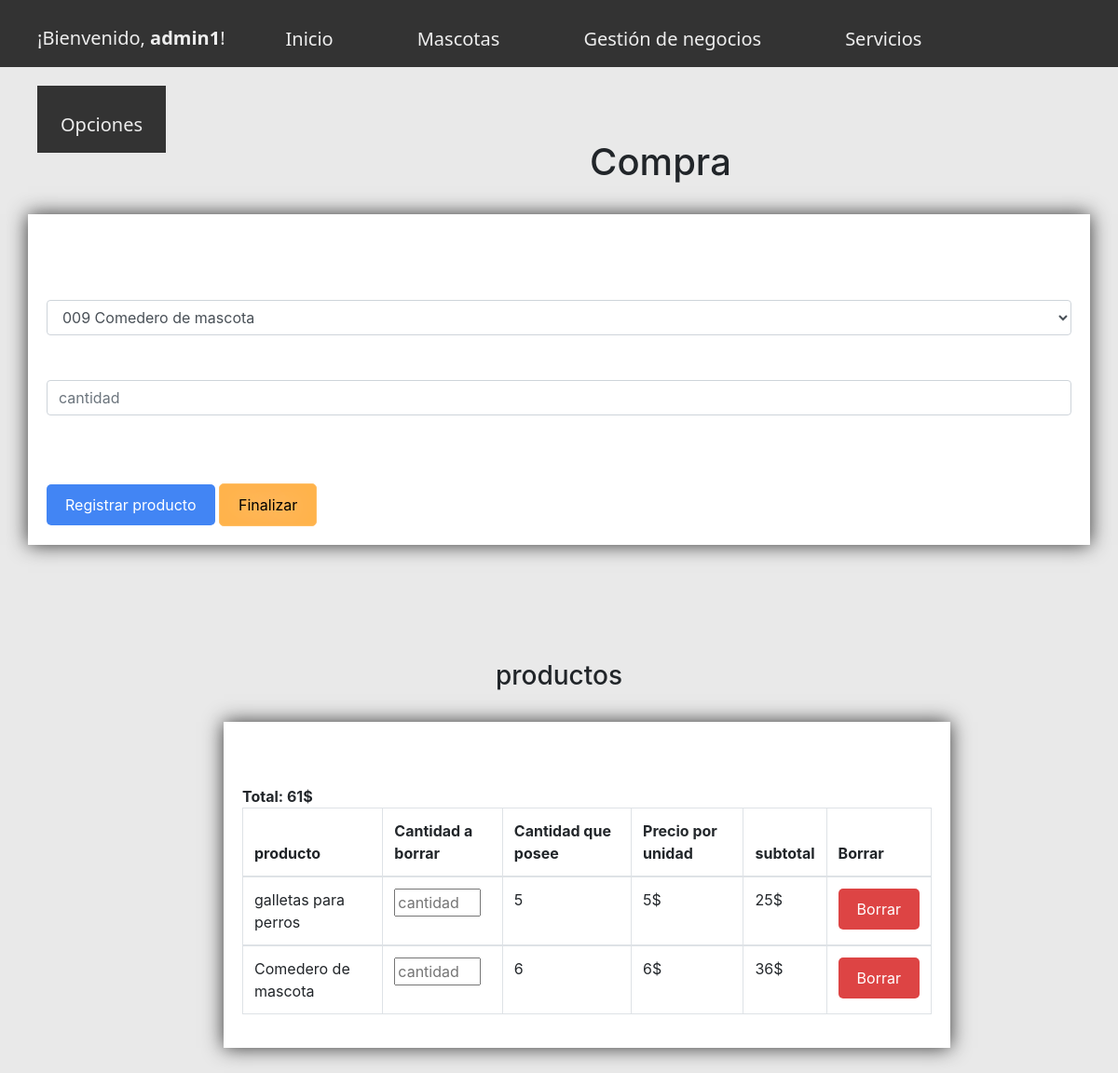
Before: /GestionarCompra.php?idc=11 (signed in) with the older database file.
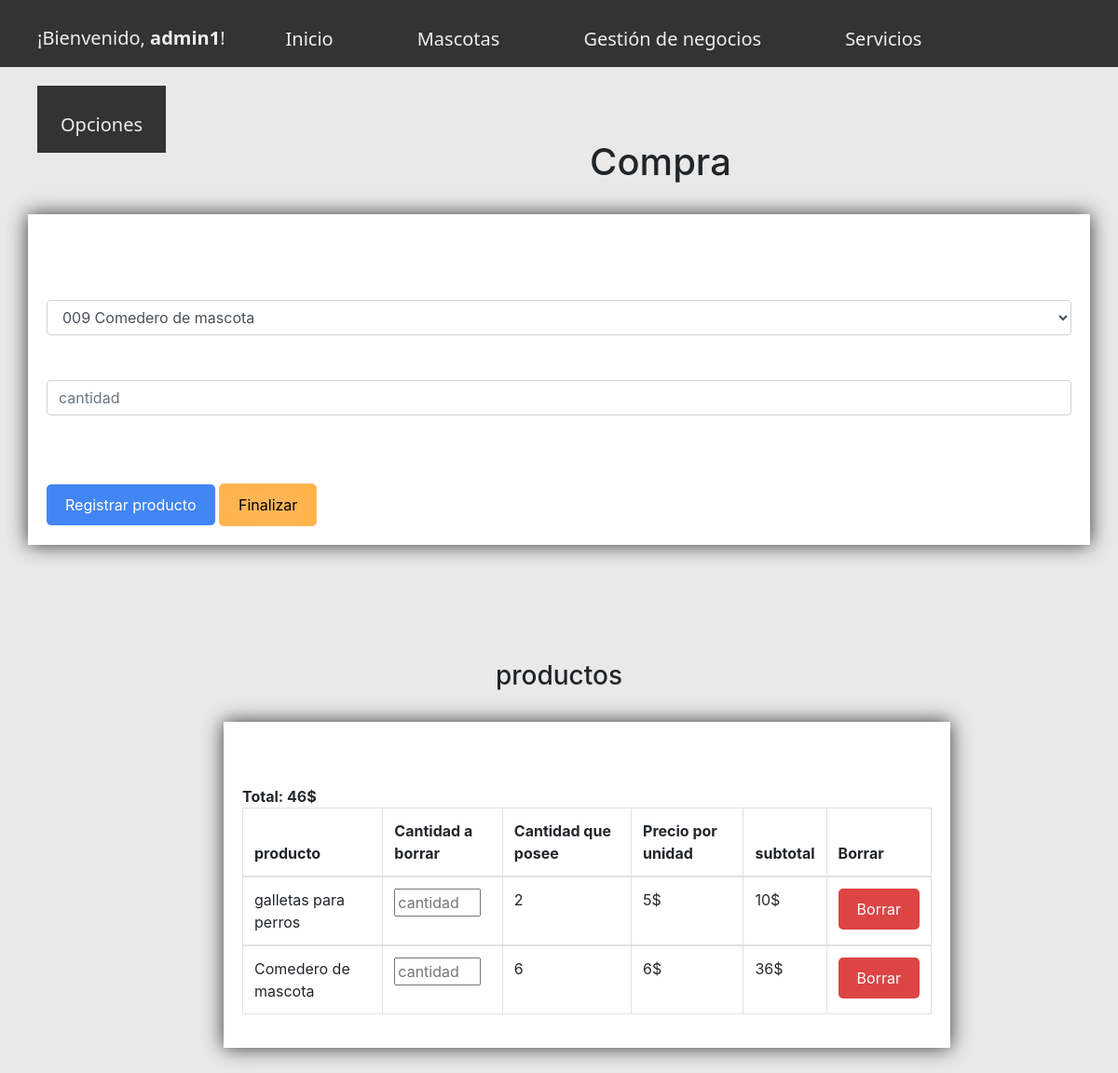
After: the same page with the newer database file.
### tables this page shows
CREATE TABLE `productos_comprados` (
  `id` int(11) NOT NULL AUTO_INCREMENT,
  `producto` int(11) NOT NULL,
  `id_compra` int(11) NOT NULL,
  `cantidad` int(11) NOT NULL,
  `precioProducto` int(11) NOT NULL,
  `subtotal` int(11) NOT NULL,
  PRIMARY KEY (`id`),
  KEY `id_compra` (`id_compra`),
  KEY `producto` (`producto`),
  CONSTRAINT `productos_comprados_ibfk_1` FOREIGN KEY (`id_compra`) REFERENCES `compra_alproveedor` (`id`) ON DELETE CASCADE ON UPDATE CASCADE,
  CONSTRAINT `productos_comprados_ibfk_2` FOREIGN KEY (`producto`) REFERENCES `productos` (`idpr`) ON UPDATE CASCADE
);

CREATE TABLE `productos` (
  `idpr` int(20) NOT NULL AUTO_INCREMENT,
  `codigo` varchar(20) NOT NULL,
  `descripcion` varchar(20) NOT NULL,
  `precioVenta` int(20) NOT NULL,
  `existencia` int(4) NOT NULL DEFAULT '0',
  `id_cat` int(11) NOT NULL,
  `pp_check` int(11) DEFAULT '0',
  PRIMARY KEY (`idpr`),
  KEY `id_cat` (`id_cat`),
  CONSTRAINT `productos_ibfk_1` FOREIGN KEY (`id_cat`) REFERENCES `categoria` (`id_cat`)
);

### GestionarCompra.php (the view, shortened to what this page needs)
<!DOCTYPE html>
<html>
<head>
</head>
<body style="background-color: #e9e9e9">
<?php
include "top.php";
$c= new Conectar();
$enlace = $c->ConectarMetodo();
@$id_con = $_GET['idc'];
$sql = "SELECT *from compra_alproveedor WHERE id ='$id_con'";
$resultado = mysqli_query($enlace, $sql);
foreach ($resultado as $dato) {
	$idprov = $dato['proveedor'];
}
?>
	<link rel="stylesheet" href="./css/bootstrap.css">
<link rel="stylesheet" href="./css/body.css">
<br>
<br>
<h1 class="centrado">Compra</h1>
<br>
<div   class="container" style="margin-bottom: 100px; padding: 20px; background-color: #fff; text-shadow: 0 0 30px #fff;
			       box-shadow: 0 0 20px #333">
<div  class="">
<form action="" method="POST">
	 <?php
$c = new Conectar();
$conectar = $c->ConectarMetodo();
$e= new SelectDatos();
$enlace = $e->Buscador();
 ?>
<br>
<br>
<br>
<?php
$sql = "SELECT * FROM productos
 inner join producto_proveedor on producto_proveedor.id_prod = productos.idpr
 inner join compra_alproveedor on compra_alproveedor.proveedor = producto_proveedor.id_prov
 inner join productos_comprados on compra_alproveedor.id = productos_comprados.id_compra
 where id_prov = '$idprov'
 and productos_comprados.producto = productos.idpr
 and compra_alproveedor.id = '$_SESSION[id_con]' ";
$stmt = $enlace->prepare($sql);
$result = $stmt->execute();
$cosos=$stmt->fetchAll(\PDO::FETCH_OBJ);
?>
<select class ="form-control" style="" id="id" name="idprod">
<?php
foreach ($cosos as $coso) {
?>
<option name="id" value="<?php print($coso->idpr);?>"><?php print($coso->codigo)."\n".($coso->descripcion);?></option>
<?php
}
?>
</select>
<br>
<br>
<tr>
<input class="form-control" style="" id= "total" min="1" name="cantidad" required type="number" placeholder="cantidad" autocomplete="off">
</tr>
<br>
<tr><button style="margin-top: 50px;" type="submit" class="success">Registrar producto</button></tr>
<tr><a class="btn_a" href="GestionarCompraHecho.php">Finalizar</a></tr>
</form>
</div>
</div>
<?php
if(isset($_SESSION['id_con'])) {
$id_con = $_SESSION['id_con'];
	$sql= "SELECT *
	         FROM productos_comprados
	         INNER JOIN productos ON productos_comprados.producto = productos.idpr
	         WHERE id_compra = '$id_con'";
	$resultado = mysqli_query($conectar, $sql);
	?>
	<br>
	<h3 class="centrado">productos</h3>
	<br>
	<div  class="container" style="width: 65%; margin-right: 100px; margin-left: 240px; margin-bottom: 100px; padding: 20px; background-color: #fff; text-shadow: 0 0 30px #fff;
			       box-shadow: 0 0 20px #333">
<div class="col-xs-12">
<table class="table table-bordered">
<thead>
<th>producto</th>
<th>Cantidad a borrar</th>
<th>Cantidad que posee</th>
<th>Precio por unidad</th>
<th>subtotal</th>
<th>Borrar</th>
</thead>
<br>
<br>
	<?php foreach ($resultado as $fila) { ?>
<tbody>
<tr>
	<form action="GestionarCompraBorrarProducto.php" method="POST">
	<td><?php echo $fila["descripcion"];?></td>
	<td><input type="number" name="cantidad" min="1" style="width: 90%" max="<?php echo $fila["cantidad"];?>" placeholder="cantidad que desee borrar"></input></td>
	<td><?php echo $fila["cantidad"];?></td>
	<td><?php echo $fila["precioProducto"]."$";?></td>
    <td><?php echo $fila["subtotal"]."$";?></td>
<td><button type="submit" value="<?php echo $fila['id']; ?>" class="delete" name="id" >Borrar</button></td>
</form>
	<?php }?>
	<strong class="centrado">Total: <?php echo $_SESSION["TotalReal"]."$";?></strong><?php } ?>
</tr>
</tbody>
</table>
</div>
</div>
</body>
</html>

### top.php (shortened to what this page needs)
<?php require "confirm.php";
class anuncio
{
public function emitirAnuncio(){
  return "¡Bienvenido, <strong>".$_SESSION['username']."</strong>!";
  }
}
?>
<!DOCTYPE html>
<html>
<link rel="stylesheet"  type="text/css" href="./css/bootstrap.css">
<link rel="stylesheet"  type="text/css" href="./css/body.css">
<link rel="stylesheet"  type="text/css" href="./css/top.css">
<link rel="stylesheet" href="DataTables/DataTables-1.13.6/css/dataTables.bootstrap5.min.css">
  <link rel="stylesheet" href="DataTables/datatables.css" rel="stylesheet">
<head>
</head>
<body>
<ul class="menu-h">
<div class ="na">
	<li class="mp" style="text-decoration:none; font-family: Segoe UI; color: #eee; margin-top: 26px;">
    <?php $anuncio = new anuncio();
         echo $a = $anuncio->emitirAnuncio(); ?></a>
  </li>
<li class="mp"><a class="a" href="inicio.php" style="text-decoration:none;
                                                    font-family: Segoe UI;">Inicio</a>
</li>
<li class="mp"><a class="a" href="VerMascotas.php" style="text-decoration:none;
font-family: Segoe UI;">Mascotas</a>
</li>
<li class="mp"><a class="a" href="VerClientes.php" style="text-decoration:none; font-family: Segoe UI;">Gestión de negocios</a>
</li>
<li class="mp"><a class="a" href="VerConsultas.php" style="text-decoration:none; font-family: Segoe UI;">Servicios</a>
</li>
<li class="mp"><a class="a" href="Auditorias.php" style="text-decoration:none; font-family: Segoe UI;">Opciones</a>
</li>
<br>
<br>
<br>
</div>
</ul>
</body>
</html>

### css/body.css (style rules this page uses)
.centrado { text-align: center; }

### css/top.css (style rules this page uses)
.menu-h { list-style: none; justify-content: space-around; background-color:#333; margin-bottom: 30px; }
.mp { float:left; margin-bottom: 20px; margin-right: 40px; color:black; font-family: Segoe UI; font-size: 20px; }
.a { outline: none; text-decoration: none; padding: 12px 25px 0; line-height: 3; display: inline-block; color: white; background-color: #eee; font-family: Product Sans; }
.a:link { outline: none; text-decoration: none; display: inline-block; color: #eee; }
.a:link, .a:visited, .a:focus { background: #333; color:#eee; }
.btn_a { display: inline-block; padding: 10px 20px; background-color: #ffb34b; color: black; text-align: center; font-size: 16px; border: none; border-radius: 5px; cursor: pointer; text-decoration: none; }
.btn_a:link { outline: none; text-decoration: none; display: inline-block; border: 1px solid #ffbe65 ; color: black; }
.btn_a:link, .btn_a:visited, .btn_a:focus { background: #ffb34b; border: 1px solid #ffbe65; color:black; }
.delete { display: inline-block; padding:10px 20px; background-color: #dd4444; color: white; text-align: center; border: none; border-radius:5px; cursor: pointer; text-decoration: none; }
.success { display: inline-block; padding:10px 20px; background-color: #4285f4; color: white; text-align: center; border: none; border-radius:5px; cursor: pointer; text-decoration: none; }

### DataTables/datatables.css (style rules this page uses)
:root { --dt-row-selected: 13, 110, 253; --dt-row-selected-text: 255, 255, 255; --dt-row-selected-link: 9, 10, 11; --dt-row-stripe: 0, 0, 0; --dt-row-hover: 0, 0, 0; --dt-column-ordering: 0, 0, 0; --dt-html-background: white; }

Changed rows visible on the page:
changed productos_comprados "galletas para perros": cantidad "5" → "2"; subtotal "25" → "10"
Other visible differences:
$_SESSION["TotalReal"]: "61" → "46"
